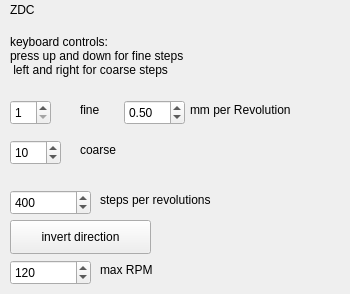
      <widget class="QWidget" name="page_4">
       <widget class="QLabel" name="label_60">
        <property name="geometry">
         <rect>
          <x>190</x>
          <y>100</y>
          <width>151</width>
          <height>19</height>
         </rect>
        </property>
        <property name="text">
         <string>mm per Revolution</string>
        </property>
       </widget>
       <widget class="QLabel" name="label_61">
        <property name="geometry">
         <rect>
          <x>10</x>
          <y>0</y>
          <width>68</width>
          <height>19</height>
         </rect>
        </property>
        <property name="text">
         <string>ZDC</string>
        </property>
       </widget>
       <widget class="QSpinBox" name="spinB_zdc_fine">
        <property name="geometry">
         <rect>
          <x>10</x>
          <y>100</y>
          <width>41</width>
          <height>25</height>
         </rect>
        </property>
        <property name="minimum">
         <number>1</number>
        </property>
        <property name="maximum">
         <number>32</number>
        </property>
        <property name="value">
         <number>1</number>
        </property>
       </widget>
       <widget class="QLabel" name="label_62">
        <property name="geometry">
         <rect>
          <x>80</x>
          <y>140</y>
          <width>68</width>
          <height>19</height>
         </rect>
        </property>
        <property name="text">
         <string>coarse</string>
        </property>
       </widget>
       <widget class="QLabel" name="label_63">
        <property name="geometry">
         <rect>
          <x>80</x>
          <y>100</y>
          <width>68</width>
          <height>19</height>
         </rect>
        </property>
        <property name="text">
         <string>fine</string>
        </property>
       </widget>
       <widget class="QLabel" name="label_64">
        <property name="geometry">
         <rect>
          <x>100</x>
          <y>260</y>
          <width>68</width>
          <height>19</height>
         </rect>
        </property>
        <property name="text">
         <string>max RPM</string>
        </property>
       </widget>
       <widget class="QSpinBox" name="spinB_zdc_steps_per_rev">
        <property name="geometry">
         <rect>
          <x>10</x>
          <y>190</y>
          <width>81</width>
          <height>25</height>
         </rect>
        </property>
        <property name="minimum">
         <number>1</number>
        </property>
        <property name="maximum">
         <number>51200</number>
        </property>
        <property name="value">
         <number>400</number>
        </property>
       </widget>
       <widget class="QLabel" name="label_65">
        <property name="geometry">
         <rect>
          <x>100</x>
          <y>190</y>
          <width>151</width>
          <height>19</height>
         </rect>
        </property>
        <property name="text">
         <string>steps per revolutions</string>
        </property>
       </widget>
       <widget class="QSpinBox" name="spinB_zdc_max_RPM">
        <property name="geometry">
         <rect>
          <x>10</x>
          <y>260</y>
          <width>81</width>
          <height>25</height>
         </rect>
        </property>
        <property name="minimum">
         <number>1</number>
        </property>
        <property name="maximum">
         <number>1000</number>
        </property>
        <property name="value">
         <number>120</number>
        </property>
       </widget>
       <widget class="QPushButton" name="pushB_zdc_invert">
        <property name="geometry">
         <rect>
          <x>10</x>
          <y>220</y>
          <width>141</width>
          <height>34</height>
         </rect>
        </property>
        <property name="text">
         <string>invert direction</string>
        </property>
       </widget>
       <widget class="QSpinBox" name="spinB_zdc_coarse">
        <property name="geometry">
         <rect>
          <x>10</x>
          <y>140</y>
          <width>51</width>
          <height>25</height>
         </rect>
        </property>
        <property name="minimum">
         <number>1</number>
        </property>
        <property name="maximum">
         <number>124</number>
        </property>
        <property name="value">
         <number>10</number>
        </property>
       </widget>
       <widget class="QDoubleSpinBox" name="spinB_zdc_mm_per_rev">
        <property name="geometry">
         <rect>
          <x>124</x>
          <y>100</y>
          <width>61</width>
          <height>25</height>
         </rect>
        </property>
        <property name="value">
         <double>0.500000000000000</double>
        </property>
       </widget>
       <widget class="QLabel" name="label_66">
        <property name="geometry">
         <rect>
          <x>10</x>
          <y>30</y>
          <width>261</width>
          <height>51</height>
         </rect>
        </property>
        <property name="text">
         <string>keyboard controls:
press up and down for fine steps
 left and right for coarse steps</string>
        </property>
       </widget>
      </widget>
